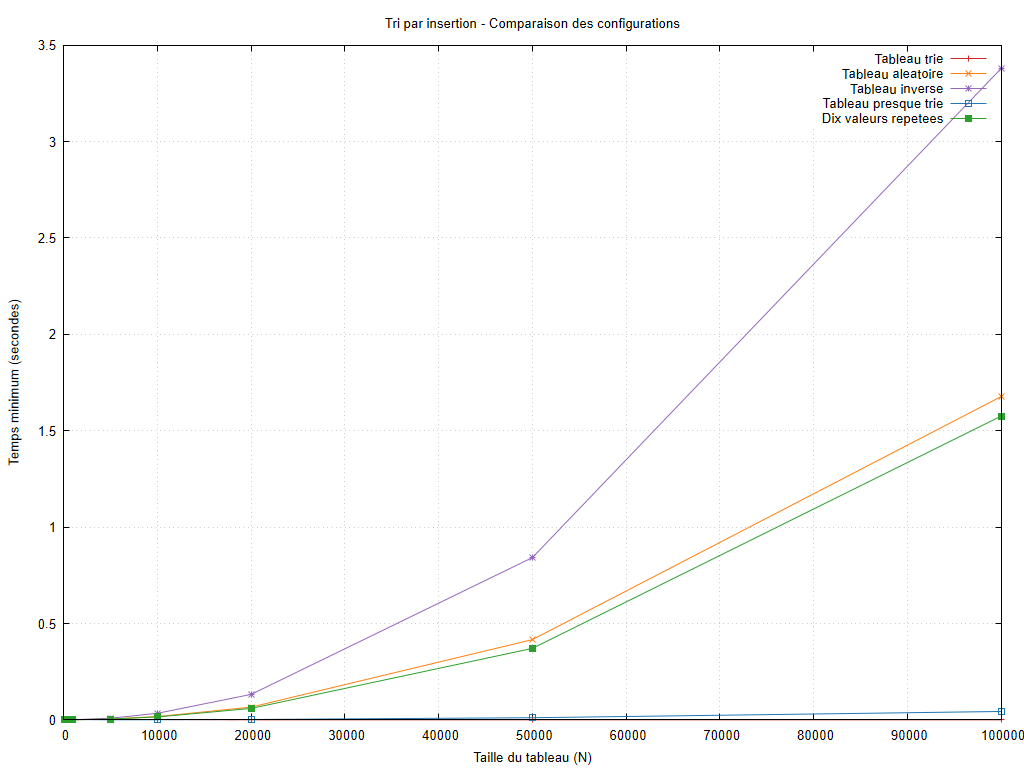

Generate this figure with gnuplot:
set encoding utf8
set terminal pngcairo size 1024,768 font 'Arial,10'
set output 'graphiques/20261011_212626/cases/insertion_sort_cases.png'
set datafile missing 'non_mesure'
set title 'Tri par insertion - Comparaison des configurations'
set xlabel 'Taille du tableau (N)'
set ylabel 'Temps minimum (secondes)'
set grid
set yrange [0:*]
plot 'resultats/20261011_212626/cases/insertion_sort_cases.dat' using 1:2 title 'Tableau trie' with linespoints lc rgb '#d62728', 'resultats/20261011_212626/cases/insertion_sort_cases.dat' using 1:3 title 'Tableau aleatoire' with linespoints lc rgb '#ff7f0e', 'resultats/20261011_212626/cases/insertion_sort_cases.dat' using 1:4 title 'Tableau inverse' with linespoints lc rgb '#9467bd', 'resultats/20261011_212626/cases/insertion_sort_cases.dat' using 1:5 title 'Tableau presque trie' with linespoints lc rgb '#1f77b4', 'resultats/20261011_212626/cases/insertion_sort_cases.dat' using 1:6 title 'Dix valeurs repetees' with linespoints lc rgb '#2ca02c'
unset output
